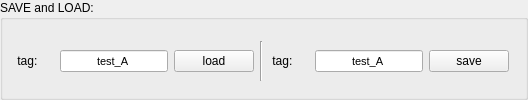
           <widget class="QGroupBox" name="groupBox">
            <property name="title">
             <string>SAVE and LOAD:</string>
            </property>
            <layout class="QVBoxLayout" name="verticalLayout_5">
             <item>
              <layout class="QGridLayout" name="gridLayout_5">
               <item row="1" column="1">
                <widget class="QLineEdit" name="lineEdit_crystal_creation_seq_01_load">
                 <property name="font">
                  <font>
                   <pointsize>8</pointsize>
                  </font>
                 </property>
                 <property name="text">
                  <string>test_A</string>
                 </property>
                 <property name="alignment">
                  <set>Qt::AlignCenter</set>
                 </property>
                </widget>
               </item>
               <item row="1" column="4">
                <widget class="QLabel" name="label_121">
                 <property name="text">
                  <string> tag: </string>
                 </property>
                </widget>
               </item>
               <item row="1" column="6">
                <widget class="QPushButton" name="pushButton_seq_01_save">
                 <property name="text">
                  <string>save</string>
                 </property>
                </widget>
               </item>
               <item row="1" column="5">
                <widget class="QLineEdit" name="lineEdit_crystal_creation_seq_01_save">
                 <property name="font">
                  <font>
                   <pointsize>8</pointsize>
                  </font>
                 </property>
                 <property name="text">
                  <string>test_A</string>
                 </property>
                 <property name="alignment">
                  <set>Qt::AlignCenter</set>
                 </property>
                </widget>
               </item>
               <item row="1" column="2">
                <widget class="QPushButton" name="pushButton_seq_01_load">
                 <property name="text">
                  <string>load</string>
                 </property>
                </widget>
               </item>
               <item row="0" column="2">
                <spacer name="horizontalSpacer_78">
                 <property name="orientation">
                  <enum>Qt::Horizontal</enum>
                 </property>
                 <property name="sizeHint" stdset="0">
                  <size>
                   <width>40</width>
                   <height>5</height>
                  </size>
                 </property>
                </spacer>
               </item>
               <item row="0" column="6">
                <spacer name="horizontalSpacer_72">
                 <property name="orientation">
                  <enum>Qt::Horizontal</enum>
                 </property>
                 <property name="sizeHint" stdset="0">
                  <size>
                   <width>40</width>
                   <height>5</height>
                  </size>
                 </property>
                </spacer>
               </item>
               <item row="0" column="1">
                <spacer name="horizontalSpacer_77">
                 <property name="orientation">
                  <enum>Qt::Horizontal</enum>
                 </property>
                 <property name="sizeHint" stdset="0">
                  <size>
                   <width>40</width>
                   <height>5</height>
                  </size>
                 </property>
                </spacer>
               </item>
               <item row="0" column="5">
                <spacer name="horizontalSpacer_75">
                 <property name="orientation">
                  <enum>Qt::Horizontal</enum>
                 </property>
                 <property name="sizeHint" stdset="0">
                  <size>
                   <width>40</width>
                   <height>5</height>
                  </size>
                 </property>
                </spacer>
               </item>
               <item row="0" column="0">
                <spacer name="horizontalSpacer_74">
                 <property name="orientation">
                  <enum>Qt::Horizontal</enum>
                 </property>
                 <property name="sizeHint" stdset="0">
                  <size>
                   <width>40</width>
                   <height>5</height>
                  </size>
                 </property>
                </spacer>
               </item>
               <item row="0" column="4">
                <spacer name="horizontalSpacer_76">
                 <property name="orientation">
                  <enum>Qt::Horizontal</enum>
                 </property>
                 <property name="sizeHint" stdset="0">
                  <size>
                   <width>40</width>
                   <height>5</height>
                  </size>
                 </property>
                </spacer>
               </item>
               <item row="1" column="7">
                <spacer name="verticalSpacer_10">
                 <property name="orientation">
                  <enum>Qt::Vertical</enum>
                 </property>
                 <property name="sizeType">
                  <enum>QSizePolicy::Preferred</enum>
                 </property>
                 <property name="sizeHint" stdset="0">
                  <size>
                   <width>5</width>
                   <height>40</height>
                  </size>
                 </property>
                </spacer>
               </item>
               <item row="1" column="0">
                <widget class="QLabel" name="label_120">
                 <property name="text">
                  <string> tag: </string>
                 </property>
                </widget>
               </item>
               <item row="1" column="3">
                <widget class="Line" name="line_53">
                 <property name="orientation">
                  <enum>Qt::Vertical</enum>
                 </property>
                </widget>
               </item>
              </layout>
             </item>
            </layout>
           </widget>
